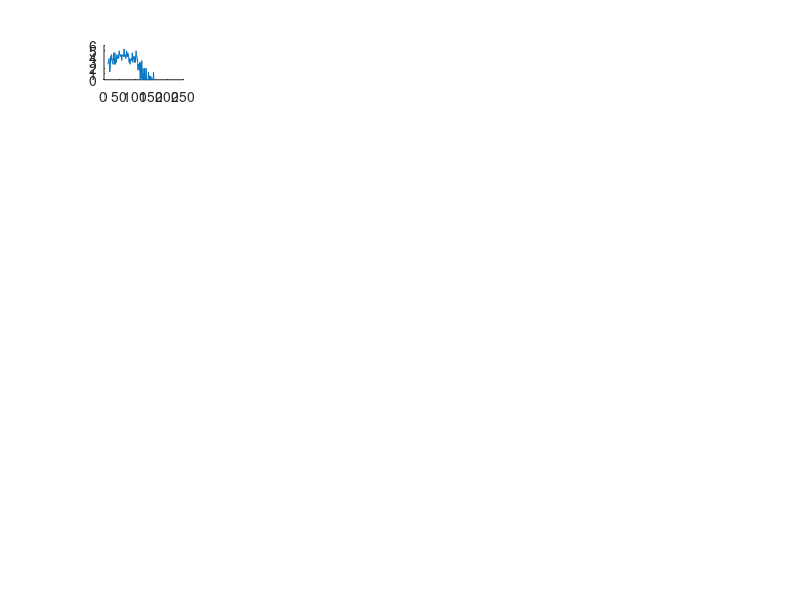

The MATLAB script that drew this image: (Note: this script raises an error after producing the figure.)
%% learning rate v reversal number

learningRates = zeros(1,6);
path = 'C:\Users\tcare\Documents\Github\CSHLPartners\';
reversalNumbers = zeros(1,35);
load('AR.mat');
viewRange = -20:40;
reversalNumbers(1) = 1;
firstHalf = AR.csPlus;
secondHalf = AR.csMinus;
filenames = AR.csPlus.filename.before(:,end);
data = [firstHalf.csLicks.before secondHalf.csLicks.after];
tenPercentPoints = zeros(35,1);
reversalPoint = size(firstHalf.csLicks.before,2);
for i = 2:35
    
    if(strncmpi(filenames(i),(filenames(i-1)),5))
        reversalNumbers(i) = reversalNumbers(i-1) + 1;
    else
        reversalNumbers(i) = 1;
    end
end


 figure;
 for i = 1:35
     subplot(7,5,i)
     hold on;
     plot(data(i,:));
     plot(smoothdata(data(i,:),'movmean',5), 'Color','r', 'LineWidth',2);
     %title("Reversal " + reversalNumbers(i));
     line([reversalPoint reversalPoint], [5 0], 'Color', [0 0 0], 'LineWidth', 1.5);
     line([tenPercentPoints(i) tenPercentPoints(i)], [5 0], 'Color', [0 0 0], 'LineWidth', 1.5);
     hold off;
 end

all = figure;
data = [firstHalf.csLicks.before secondHalf.csLicks.after];
dataRange = (viewRange) + size(firstHalf.csLicks.before,2);
for i = 1:6
    subplot(3,2,i);
    hold on;
    title("Reversal " + i);
    lr = getLearningRateCSMINUS(firstHalf,secondHalf,(reversalNumbers == i)',-4);
    meanData = nanmean(data(reversalNumbers == i,:));
    reversalPoint = size(firstHalf.csLicks.before,2);
    normalizer = mean(meanData(reversalPoint + (-20:-10)));
    plot(viewRange, nanmean(data(reversalNumbers == i,dataRange)) / normalizer, 'Color', 'g', 'LineWidth', 1.5);
    plot(viewRange, lr.graph(dataRange), 'Color', 'b', 'LineWidth',1.5); 
    reversals = find(reversalNumbers == i);
    for j = 1:length(reversals)
        plot(viewRange, data(reversals(j),dataRange) / normalizer, 'Color', 'r');
    end
    hold off;
    
    learningRates(1,i) = lr.value;
end
%saveas(all,path + "ReversalsCSPLUS.jpg");
%saveas(all,path + "ReversalsCSPLUS.fig");
learns = figure;
plot(learningRates, 'Color', 'r');
xticks([1 2 3 4 5 6]);
axis([1 6 0 1]);
title('Learning Rate over Multiple Reversals');
xlabel('Reversal Number');
ylabel('Optimal Learning Rate');
saveas(learns, path + "ReversalVLearningRateCSPLUS.fig");
saveas(learns, path + "ReversalVLearningRateCSPLUS.jpg");

